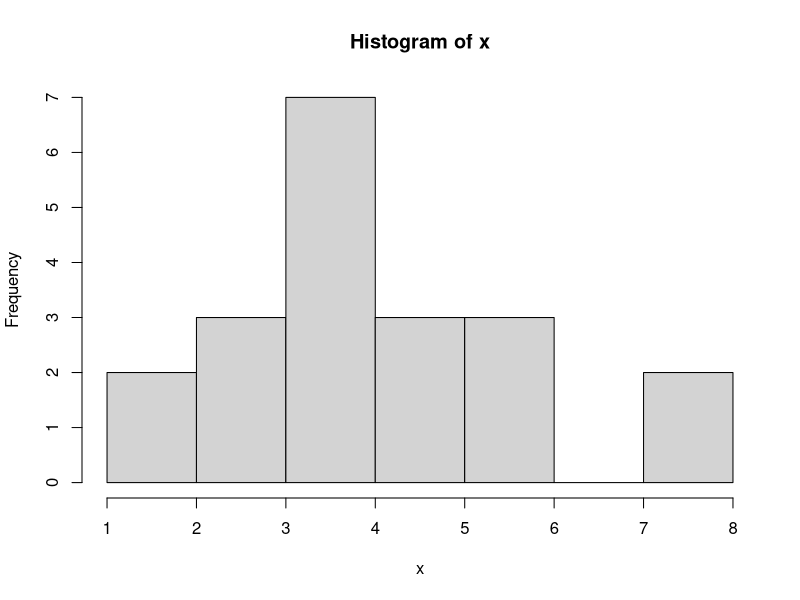
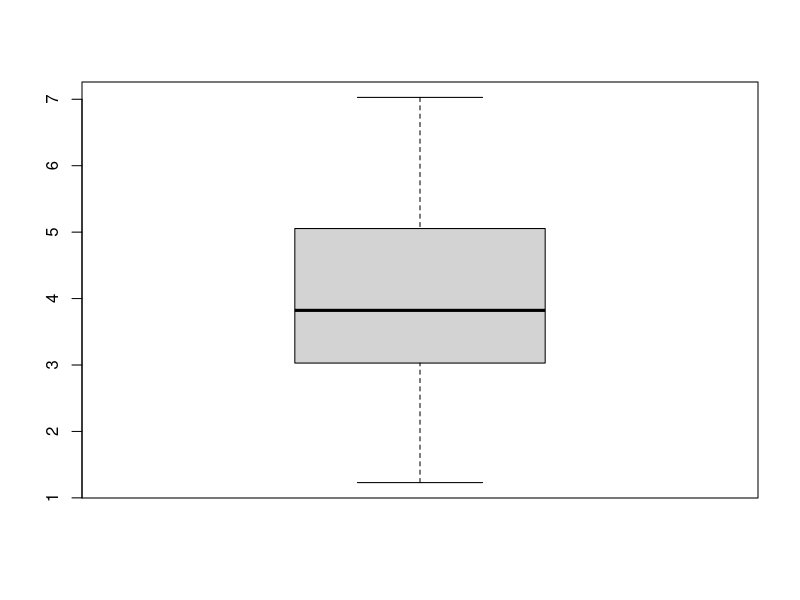
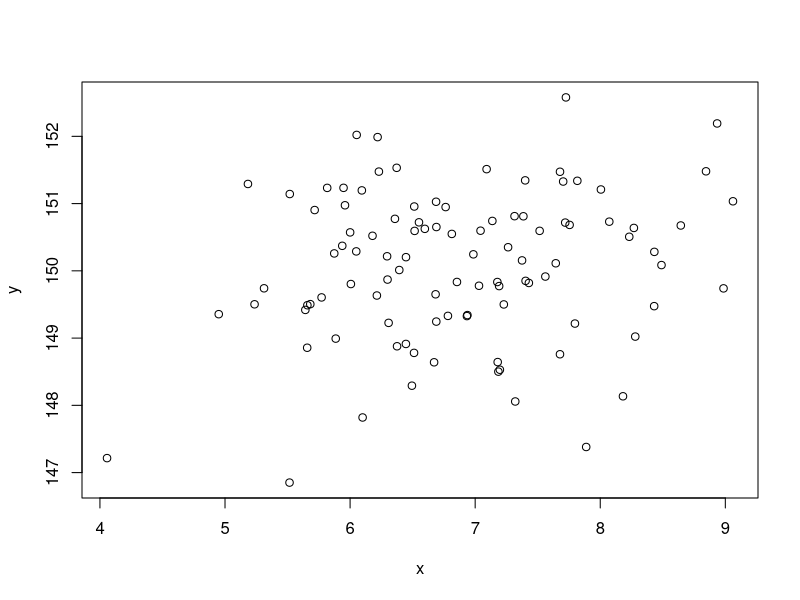
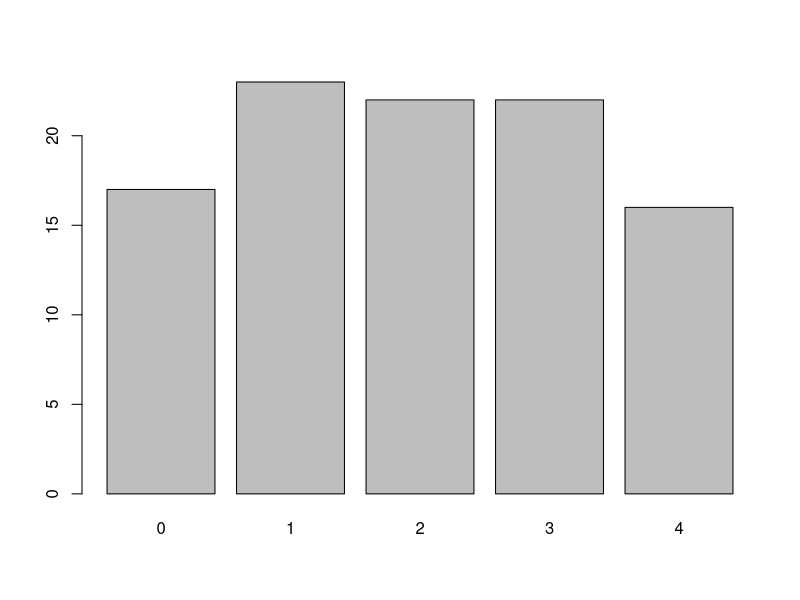
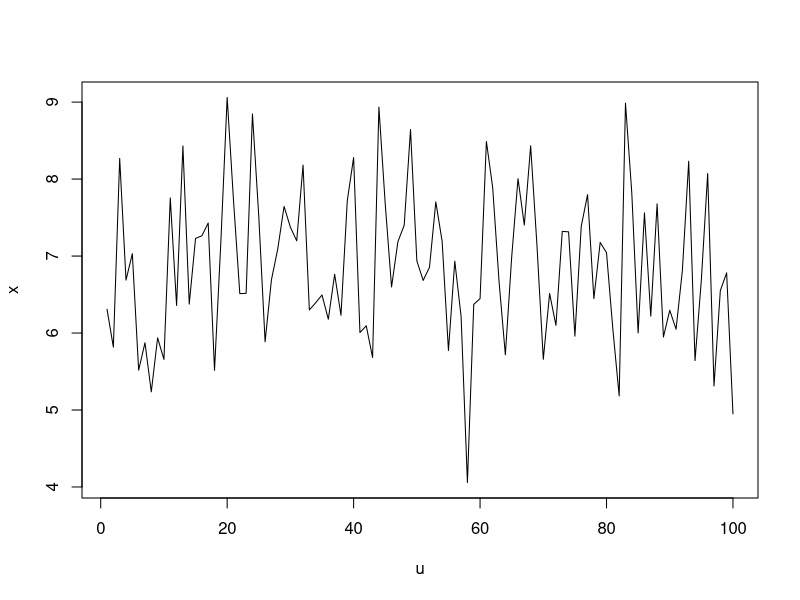
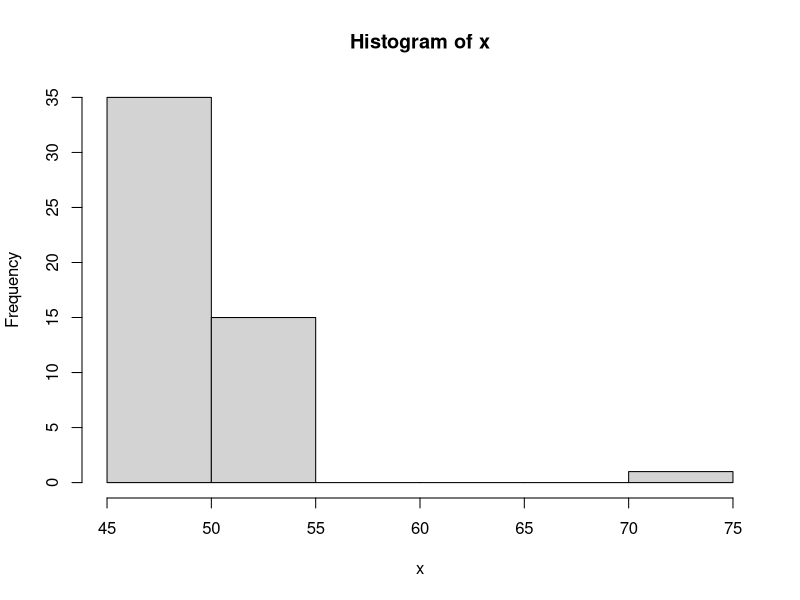
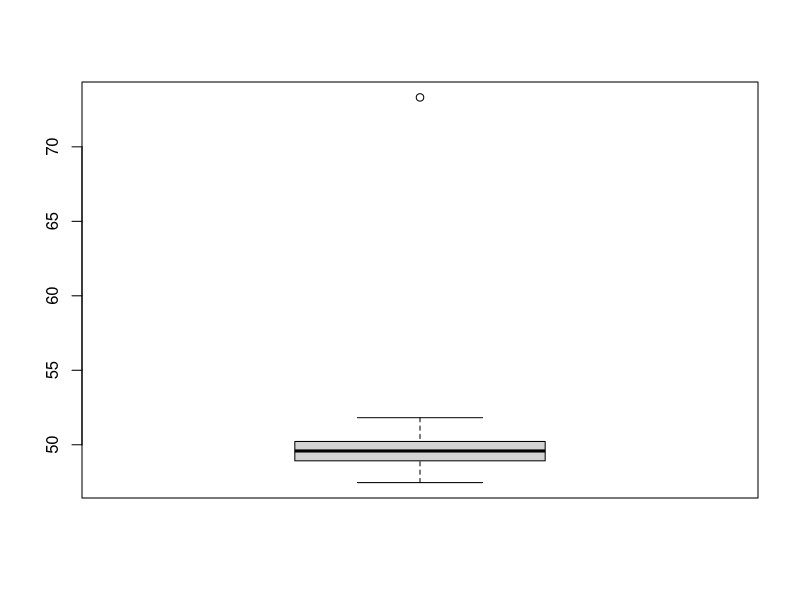
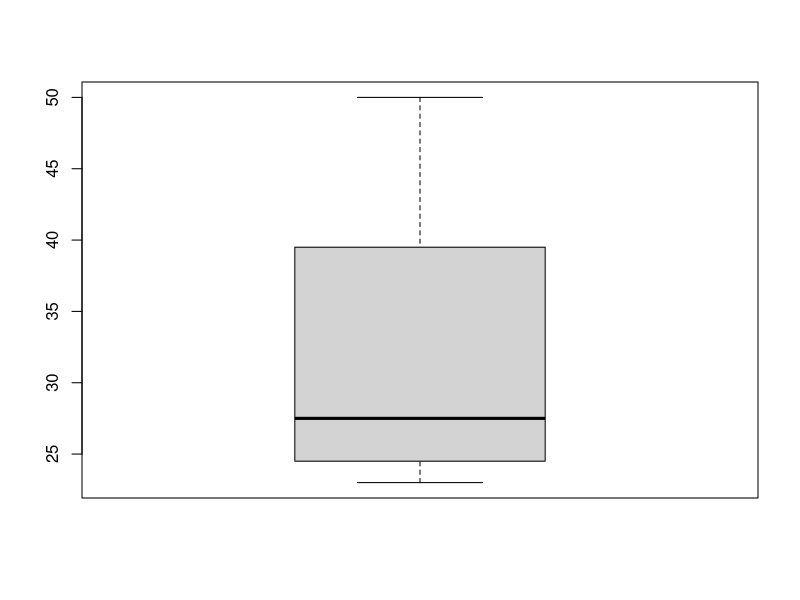

R code for these plots, in order:
## ---- chunk 1
set.seed(666)
x <- c(rnorm(10, mean = 5), rnorm(10, mean = 3))

# resumen
summary(x)

# histograma
hist(x)

# boxplot
boxplot(x)

## ---- chunk 2
# dispersi?n
x <- rnorm(100, mean = 7)
y <- rnorm(100, mean = 150)
plot(x, y)

# count
z <- floor(runif(n = 100, 0, 5))
barplot(table(z))

# serie
u <- 1:100
plot(u, x, type = 'l')

## ---- chunk 3
x <- c(rnorm(50, mean = 50), rnorm(1, mean = 75))
x
summary(x)
hist(x)
boxplot(x)


## ---- chunk 4
x <- c(50, 23, 26, 29)
boxplot(x)
y <- c(100, 51, 55, 70)
boxplot(y)
plot(x, y)

